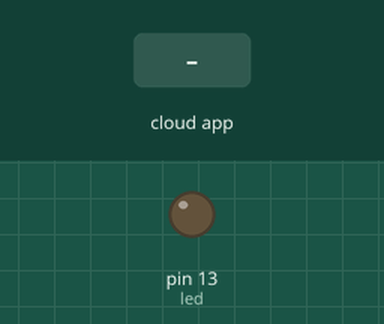
The sketch below on a simulated Arduino Uno, built with avr-gcc and run on an emulated ATmega328P. On the bench: output pins drawn as LEDs (lit = HIGH). Inputs (shaded band) come from the test bench. The ROS host is connected and sends only what is stated.

Above: at 1.2 s.
1.3 s: the phone or cloud app sets toggle_led to 0
At 1.7 s:
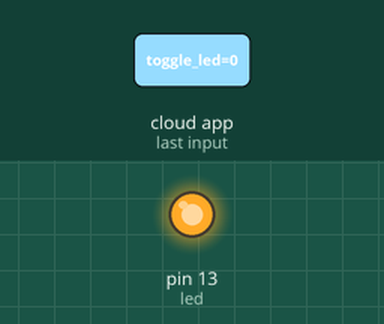
2.8 s: the phone or cloud app sets toggle_led to 1
At 4.0 s:
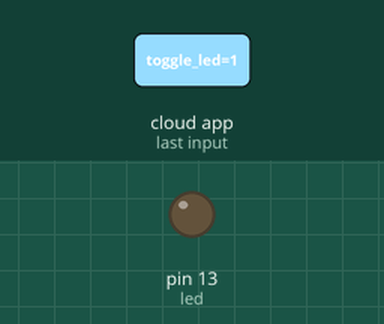
Timing chart, 0 to 5.8 s (numbered marks = the images above; inputs shaded):
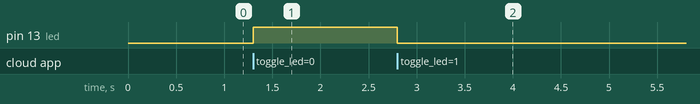

The sketch:

NewMTP.ino
```cpp
/*
 * rosserial Subscriber Example
 * Blinks an LED on callback
 */

#include <ros.h>
#include <std_msgs/String.h>

ros::NodeHandle  nh;
std_msgs::String msg;
ros::Publisher chatter("chatter",&msg);

void m( const std_msgs::String& toggle_msg){
  digitalWrite(13, HIGH-digitalRead(13));   // blink the led
  msg=toggle_msg;
  chatter.publish(&msg);
}

ros::Subscriber<std_msgs::String> sub("toggle_led", &m );
void setup()
{
  pinMode(13, OUTPUT);
  nh.initNode();
  nh.subscribe(sub);
  nh.advertise(chatter);
}

void loop()
{
  nh.spinOnce();
  delay(1);
}
```

Measured:
- after the input at 1.3 s, pin 13 (led): LOW → HIGH at once
- after the input at 2.8 s, pin 13 (led): HIGH → LOW at once
